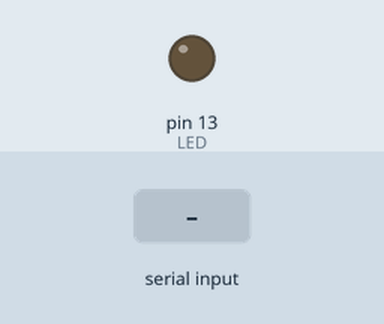
A sketch run on a simulated Arduino Uno, built with avr-gcc and run on an emulated ATmega328P. Shown: output pins drawn as LEDs (lit = HIGH). The inputs (shaded band) are chosen by the test bench.

Above: at 1.2 s.
1.3 s: "p" received over Serial
At 2.1 s:
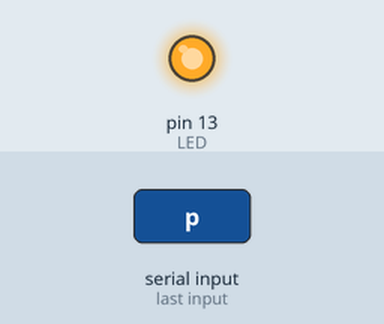
2.8 s: "a" received over Serial
At 3.2 s:
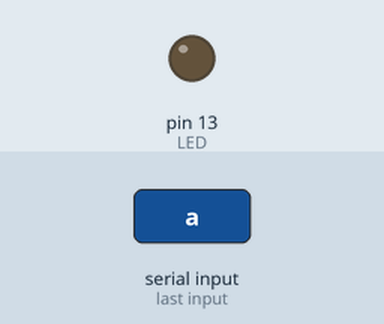
Timing chart, 0 to 5.8 s (numbered marks = the images above; inputs shaded):
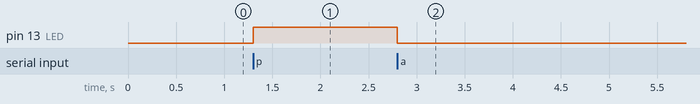

The sketch:

EjemploLEDSerialG3-2022-I.ino
```cpp
//Ejemplo de puerto serie
int LED=13; //Puerto digital
char dato; //Guardar la tecla presionada
void setup() {
  Serial.begin(9600); //9600  es la velocidad de transferencia de datos
  pinMode(LED,OUTPUT);
 }

void loop() {
  Serial.flush();
  dato = Serial.read(); //Lee el dato enviado por el teclado

  switch(dato)
  {
    case 'p':
      digitalWrite(LED,HIGH);
      break;
    case 'a':
      digitalWrite(LED,LOW);
      break;
  }

}
```

Measured:
- after the input at 1.3 s, pin 13 (LED): LOW → HIGH at once
- after the input at 2.8 s, pin 13 (LED): HIGH → LOW at once
